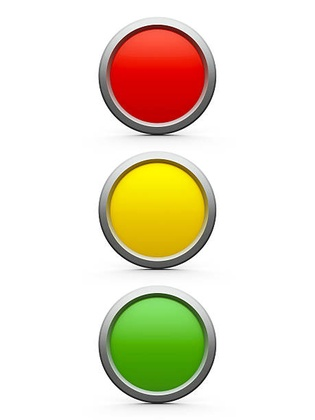
%> input picture test1.jpg, 315 x 420 px, shrunk from 459 x 612 before the run
$ octave 18_Testmathematicalmorpho.m   (GNU Octave 9; MATLAB toolbox functions it lacks are replaced by stand-ins)
%> lines starting %> are read from the running program, lines starting %| are printed output that depends on the picture; in (x1, y1, x2, y2) boxes, pixels count from 0 and x2, y2 are one past the last pixel; in counts of white or black regions, pixels touching at a corner belong together; the program's own positions count from 1
%> the answer given: test1.jpg
%> further down, img is the input picture: size 420x315x3 uint8; mean R, G, B 232.6, 225, 205
### Binarizations.m
function Binarization = Binarizations(img,VThreshold)
%> called with VThreshold = 120
varsize = size(img);
%> varsize = [420 315 3]
newimg = double(img);

binarizations = zeros(varsize(1),varsize(2));

for i = 1:varsize(1)
  for j = 1:varsize(2)

    if(newimg(i,j) < VThreshold)
      binarizations(i,j) = 0;
    else
      binarizations(i,j) = 1;
     endif
  endfor
endfor
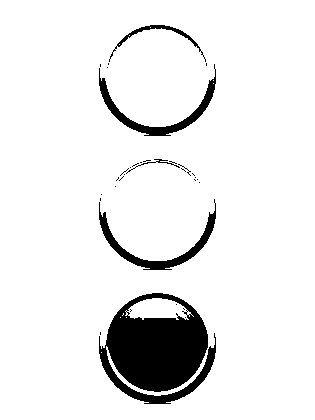
%> binarizations: size 420x315 double; values 0 (black) and 1 (white), 91.6% white; 32 black regions (27 under 20 px), largest, box (x1, y1, x2, y2) and area: (99, 293, 216, 404) 8014, (99, 199, 216, 270) 1300, (99, 64, 216, 136) 1299, (109, 25, 206, 62) 368, (126, 159, 180, 174) 88
  Binarization = binarizations;
endfunction

### 18_Testmathematicalmorpho.m
clear all, close all
pkg load image

% Load a matrix that matches lecture shape
Im = [0 0 0 0 0 0 0 0 0 0 0 0 0 0;...
      0 0 0 0 0 0 0 0 0 0 0 0 0 0;...
      0 0 1 1 1 1 1 1 1 1 1 1 0 0;...
      0 0 1 1 1 1 1 1 1 1 1 1 0 0;...
      0 0 1 1 1 1 1 1 1 1 1 1 0 0;...
      0 0 1 1 0 0 1 1 1 0 1 1 0 0;...
      0 0 1 1 0 0 1 1 1 0 1 1 0 0;...
      0 0 1 1 0 0 1 1 1 0 1 1 0 0;...
      0 0 0 0 0 0 0 0 0 0 0 0 0 0;...
      0 0 0 0 0 0 0 0 0 0 0 0 0 0];

% Apply structuring elements square 3x3
[file,fpath] = uigetfile({"*.jpg;*.png","Choose your image"});
img = imread([fpath,file]);

bi_img = Binarizations(img,120);

SE=strel("square",3);

Imdil = imdilate(bi_img, SE);
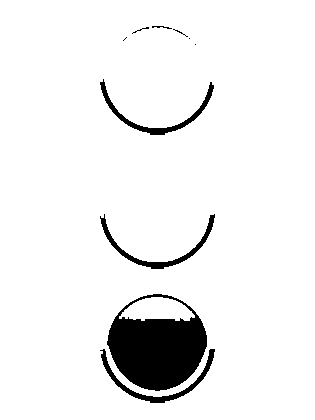
%> Imdil: size 420x315 double; values 0 (black) and 1 (white), 93.6% white; 10 black regions (4 under 20 px), largest, box (x1, y1, x2, y2) and area: (107, 294, 207, 391) 6041, (100, 349, 215, 403) 809, (100, 214, 215, 269) 806, (100, 79, 214, 135) 803, (152, 26, 172, 29) 28, (132, 27, 149, 34) 22

subplot(3,3,1)
imshow(img)
title("Original")

subplot(3,3,2)
imshow(Imdil)
title("imdilate")

Imer = imerode(bi_img, SE);
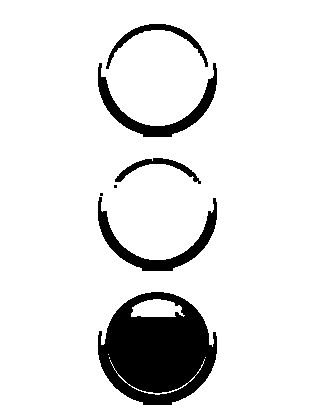
%> Imer: size 420x315 double; values 0 (black) and 1 (white), 89.3% white; 7 black regions (2 under 20 px), largest, box (x1, y1, x2, y2) and area: (98, 292, 217, 405) 9203, (98, 197, 217, 271) 1843, (98, 63, 217, 137) 1834, (106, 24, 208, 69) 749, (115, 158, 201, 184) 544

subplot(3,3,3)
imshow(Imer)
title("imerode")

ExtGrad = Imdil - bi_img;
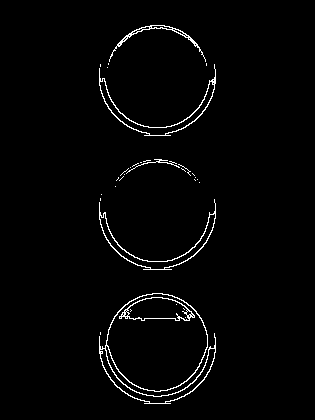
%> ExtGrad: size 420x315 double; values 0 (black) and 1 (white), 2% white in thin lines or dots, all inside (x1, y1, x2, y2) = (99, 25, 216, 404)

subplot(3,3,4)
imshow(ExtGrad)
title("ExtGrad")

IntGrad = bi_img - Imer;
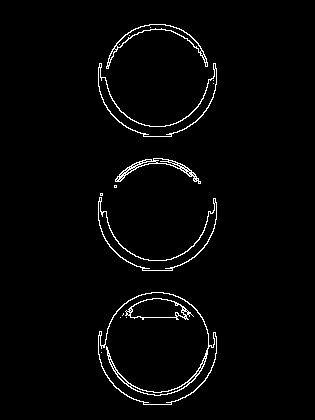
%> IntGrad: size 420x315 double; values 0 (black) and 1 (white), 2.3% white in thin lines or dots, all inside (x1, y1, x2, y2) = (98, 24, 217, 405)

subplot(3,3,5)
imshow(IntGrad)
title("IntGrad")

Grad = ExtGrad - IntGrad;
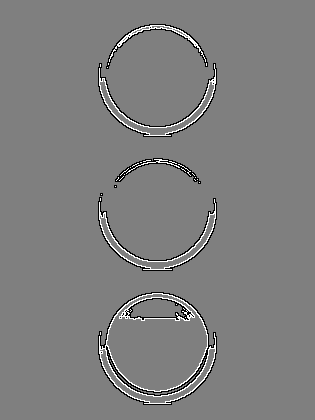
%> Grad: size 420x315 double; min -1, max 1, mean -0.00304; drawn with min black and max white

subplot(3,3,6)
imshow(Grad)
title("Grad")

Imop = imopen(bi_img, SE);
%> Imop: size 420x315 double; values 0 (black) and 1 (white), 91.3% white; 15 black regions (10 under 20 px), largest, box (x1, y1, x2, y2) and area: (99, 293, 216, 404) 8156, (99, 199, 216, 270) 1324, (99, 64, 216, 136) 1319, (109, 25, 206, 62) 379, (116, 159, 195, 181) 272

subplot(3,3,7)
imshow(Imop)
title("imopen")

Imcl = imclose(bi_img, SE);
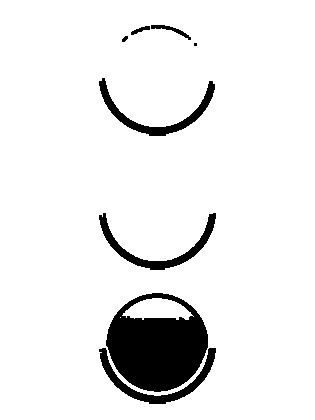
%> Imcl: size 420x315 double; values 0 (black) and 1 (white), 91.9% white; 8 black regions (1 under 20 px), largest, box (x1, y1, x2, y2) and area: (106, 293, 208, 392) 6656, (99, 348, 216, 404) 1251, (99, 213, 216, 270) 1250

subplot(3,3,8)
imshow(Imcl)
title("imclose")

$ run again, on test4.jpg
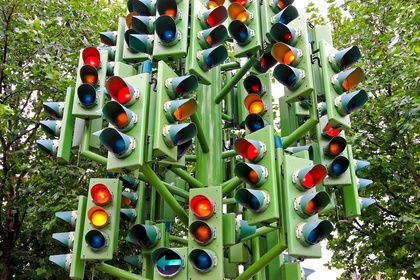
%> input picture test4.jpg, 420 x 280 px, shrunk from 1000 x 667 before the run
%> img is the input picture: size 280x420x3 uint8; mean R, G, B 102.3, 116.6, 76.9
%> after the loop in Binarizations, `for i = 1:varsize(1)`:
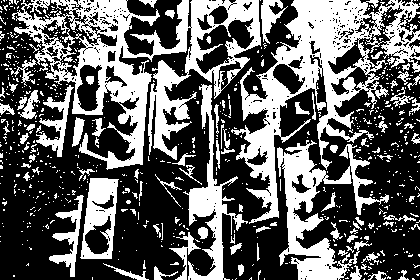
%> binarizations: size 280x420 double; values 0 (black) and 1 (white), 38.2% white; 725 white regions (628 under 20 px), largest, box (x1, y1, x2, y2) and area: (12, 0, 261, 170) 13677, (231, 0, 420, 224) 12123, (277, 140, 389, 280) 5003
%> Imdil: size 280x420 double; values 0 (black) and 1 (white), 60.7% white; 285 black regions (221 under 20 px), largest, box (x1, y1, x2, y2) and area: (0, 83, 201, 280) 16832, (336, 91, 420, 217) 3994, (223, 159, 297, 280) 3220
%> Imer: size 280x420 double; values 0 (black) and 1 (white), 18.9% white; 286 white regions (228 under 20 px), largest, box (x1, y1, x2, y2) and area: (276, 0, 367, 136) 3659, (73, 16, 150, 168) 2833, (285, 144, 344, 280) 2692
%> ExtGrad: size 280x420 double; values 0 (black) and 1 (white), 22.5% white in thin lines or dots
%> IntGrad: size 280x420 double; values 0 (black) and 1 (white), 19.3% white in thin lines or dots
%> Imop: size 280x420 double; values 0 (black) and 1 (white), 30.4% white; 204 white regions (98 under 20 px), largest, box (x1, y1, x2, y2) and area: (275, 0, 369, 140) 5282, (72, 0, 152, 169) 5052, (284, 143, 347, 280) 3588
%> `Imcl = imclose(bi_img, SE);`:
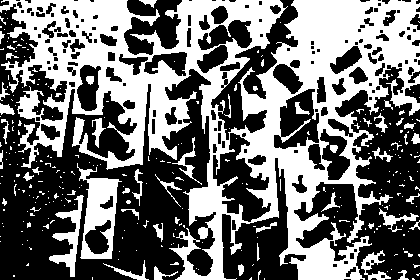
%> Imcl: size 280x420 double; values 0 (black) and 1 (white), 44.3% white; 296 white regions (247 under 20 px), largest, box (x1, y1, x2, y2) and area: (0, 0, 420, 280) 44884, (77, 163, 122, 259) 1928, (49, 195, 84, 277) 885
